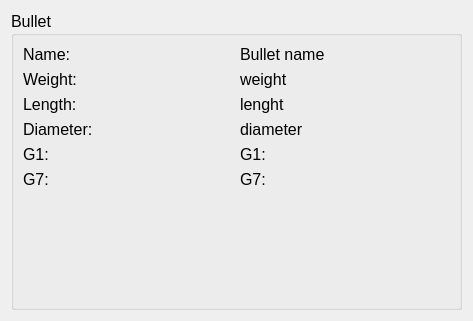
<?xml version="1.0" encoding="UTF-8"?>
<ui version="4.0">
 <class>catalogBulletInfo</class>
 <widget class="QWidget" name="catalogBulletInfo">
  <property name="geometry">
   <rect>
    <x>0</x>
    <y>0</y>
    <width>473</width>
    <height>321</height>
   </rect>
  </property>
  <property name="sizePolicy">
   <sizepolicy hsizetype="Expanding" vsizetype="Preferred">
    <horstretch>0</horstretch>
    <verstretch>0</verstretch>
   </sizepolicy>
  </property>
  <property name="maximumSize">
   <size>
    <width>473</width>
    <height>16777215</height>
   </size>
  </property>
  <property name="windowTitle">
   <string>Form</string>
  </property>
  <layout class="QGridLayout" name="gridLayout">
   <item row="0" column="0">
    <widget class="QGroupBox" name="bulletGroupBox">
     <property name="sizePolicy">
      <sizepolicy hsizetype="Expanding" vsizetype="Preferred">
       <horstretch>0</horstretch>
       <verstretch>0</verstretch>
      </sizepolicy>
     </property>
     <property name="minimumSize">
      <size>
       <width>0</width>
       <height>0</height>
      </size>
     </property>
     <property name="font">
      <font>
       <pointsize>12</pointsize>
      </font>
     </property>
     <property name="styleSheet">
      <string notr="true"/>
     </property>
     <property name="title">
      <string>Bullet</string>
     </property>
     <layout class="QGridLayout" name="gridLayout_2">
      <item row="0" column="0">
       <widget class="QLabel" name="label_79">
        <property name="sizePolicy">
         <sizepolicy hsizetype="Preferred" vsizetype="Preferred">
          <horstretch>0</horstretch>
          <verstretch>0</verstretch>
         </sizepolicy>
        </property>
        <property name="minimumSize">
         <size>
          <width>120</width>
          <height>0</height>
         </size>
        </property>
        <property name="text">
         <string>Name:</string>
        </property>
       </widget>
      </item>
      <item row="0" column="1">
       <widget class="QLabel" name="bulletName">
        <property name="sizePolicy">
         <sizepolicy hsizetype="Preferred" vsizetype="Preferred">
          <horstretch>0</horstretch>
          <verstretch>0</verstretch>
         </sizepolicy>
        </property>
        <property name="text">
         <string>Bullet name</string>
        </property>
       </widget>
      </item>
      <item row="1" column="0">
       <widget class="QLabel" name="label_74">
        <property name="sizePolicy">
         <sizepolicy hsizetype="Preferred" vsizetype="Preferred">
          <horstretch>0</horstretch>
          <verstretch>0</verstretch>
         </sizepolicy>
        </property>
        <property name="minimumSize">
         <size>
          <width>120</width>
          <height>0</height>
         </size>
        </property>
        <property name="text">
         <string>Weight:</string>
        </property>
       </widget>
      </item>
      <item row="1" column="1">
       <widget class="QLabel" name="weight">
        <property name="sizePolicy">
         <sizepolicy hsizetype="Preferred" vsizetype="Preferred">
          <horstretch>0</horstretch>
          <verstretch>0</verstretch>
         </sizepolicy>
        </property>
        <property name="minimumSize">
         <size>
          <width>120</width>
          <height>0</height>
         </size>
        </property>
        <property name="text">
         <string>weight</string>
        </property>
       </widget>
      </item>
      <item row="2" column="0">
       <widget class="QLabel" name="label_75">
        <property name="sizePolicy">
         <sizepolicy hsizetype="Preferred" vsizetype="Preferred">
          <horstretch>0</horstretch>
          <verstretch>0</verstretch>
         </sizepolicy>
        </property>
        <property name="minimumSize">
         <size>
          <width>120</width>
          <height>0</height>
         </size>
        </property>
        <property name="text">
         <string>Length:</string>
        </property>
       </widget>
      </item>
      <item row="2" column="1">
       <widget class="QLabel" name="lenght">
        <property name="sizePolicy">
         <sizepolicy hsizetype="Preferred" vsizetype="Preferred">
          <horstretch>0</horstretch>
          <verstretch>0</verstretch>
         </sizepolicy>
        </property>
        <property name="minimumSize">
         <size>
          <width>120</width>
          <height>0</height>
         </size>
        </property>
        <property name="text">
         <string>lenght</string>
        </property>
       </widget>
      </item>
      <item row="3" column="0">
       <widget class="QLabel" name="label_76">
        <property name="sizePolicy">
         <sizepolicy hsizetype="Preferred" vsizetype="Preferred">
          <horstretch>0</horstretch>
          <verstretch>0</verstretch>
         </sizepolicy>
        </property>
        <property name="minimumSize">
         <size>
          <width>120</width>
          <height>0</height>
         </size>
        </property>
        <property name="text">
         <string>Diameter:</string>
        </property>
       </widget>
      </item>
      <item row="3" column="1">
       <widget class="QLabel" name="diameter">
        <property name="sizePolicy">
         <sizepolicy hsizetype="Preferred" vsizetype="Preferred">
          <horstretch>0</horstretch>
          <verstretch>0</verstretch>
         </sizepolicy>
        </property>
        <property name="minimumSize">
         <size>
          <width>120</width>
          <height>0</height>
         </size>
        </property>
        <property name="text">
         <string>diameter</string>
        </property>
       </widget>
      </item>
      <item row="4" column="0">
       <widget class="QLabel" name="label_78">
        <property name="sizePolicy">
         <sizepolicy hsizetype="Preferred" vsizetype="Preferred">
          <horstretch>0</horstretch>
          <verstretch>0</verstretch>
         </sizepolicy>
        </property>
        <property name="minimumSize">
         <size>
          <width>120</width>
          <height>0</height>
         </size>
        </property>
        <property name="text">
         <string>G1:</string>
        </property>
       </widget>
      </item>
      <item row="4" column="1">
       <widget class="QLabel" name="g1">
        <property name="sizePolicy">
         <sizepolicy hsizetype="Preferred" vsizetype="Preferred">
          <horstretch>0</horstretch>
          <verstretch>0</verstretch>
         </sizepolicy>
        </property>
        <property name="minimumSize">
         <size>
          <width>120</width>
          <height>0</height>
         </size>
        </property>
        <property name="text">
         <string>G1:</string>
        </property>
       </widget>
      </item>
      <item row="5" column="0">
       <widget class="QLabel" name="label_80">
        <property name="sizePolicy">
         <sizepolicy hsizetype="Preferred" vsizetype="Preferred">
          <horstretch>0</horstretch>
          <verstretch>0</verstretch>
         </sizepolicy>
        </property>
        <property name="minimumSize">
         <size>
          <width>120</width>
          <height>0</height>
         </size>
        </property>
        <property name="text">
         <string>G7:</string>
        </property>
       </widget>
      </item>
      <item row="5" column="1">
       <widget class="QLabel" name="g7">
        <property name="sizePolicy">
         <sizepolicy hsizetype="Preferred" vsizetype="Preferred">
          <horstretch>0</horstretch>
          <verstretch>0</verstretch>
         </sizepolicy>
        </property>
        <property name="minimumSize">
         <size>
          <width>120</width>
          <height>0</height>
         </size>
        </property>
        <property name="text">
         <string>G7:</string>
        </property>
       </widget>
      </item>
      <item row="6" column="0">
       <spacer name="verticalSpacer">
        <property name="orientation">
         <enum>Qt::Vertical</enum>
        </property>
        <property name="sizeHint" stdset="0">
         <size>
          <width>20</width>
          <height>40</height>
         </size>
        </property>
       </spacer>
      </item>
     </layout>
    </widget>
   </item>
  </layout>
 </widget>
 <resources>
  <include location="../.rsrc/res.qrc"/>
 </resources>
 <connections/>
</ui>
